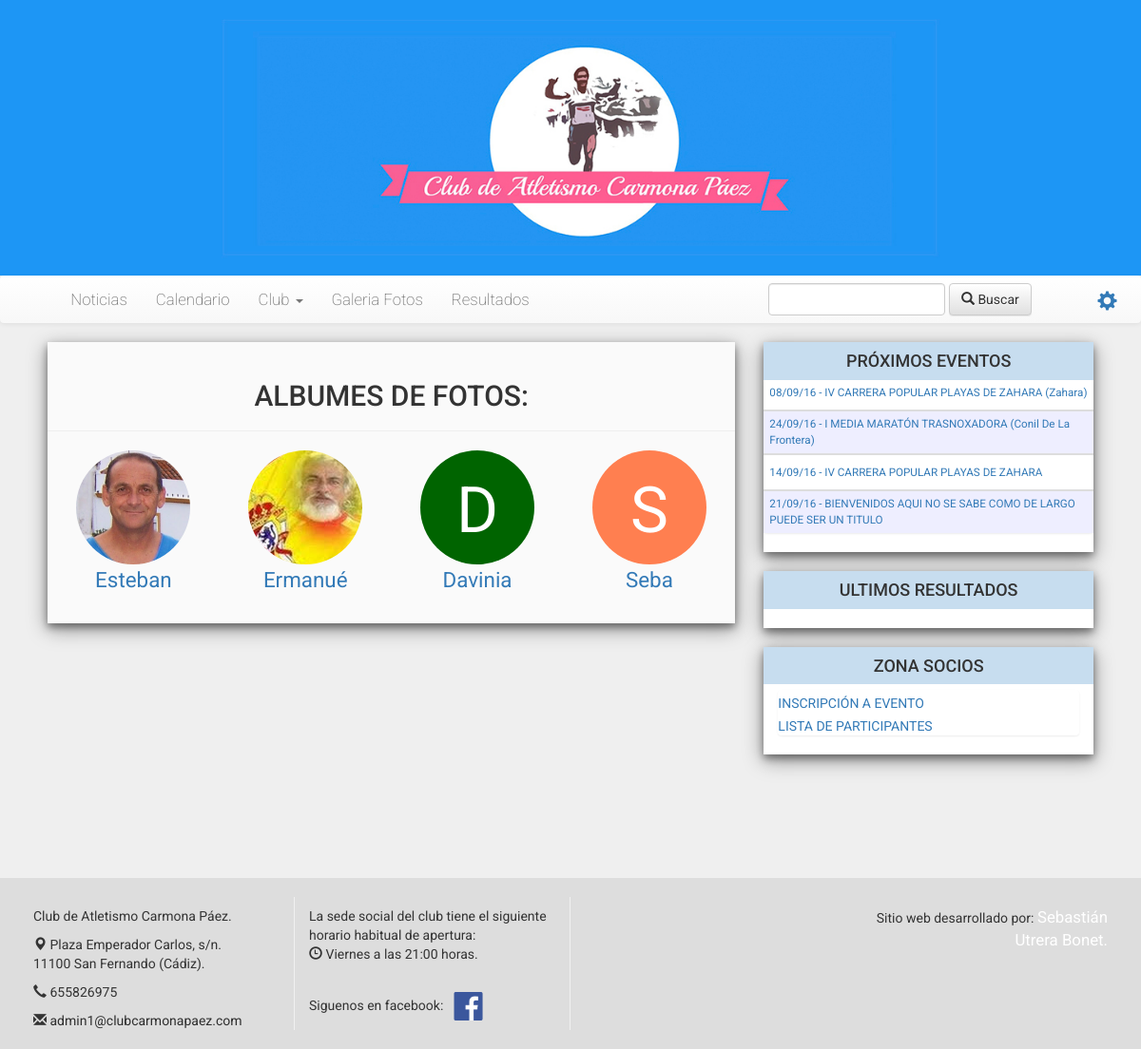
Screenshot of /galeria with the database file from the repository.
### clubcarmona/models.py (models this page shows, shortened)
class Carrera(models.Model):
	titulo = models.CharField(max_length=250)
	fecha = models.DateTimeField(default=timezone.now)
	foto = models.ImageField(upload_to='static/img/proximosEventos', default="nofoto.jpg", null=True)
	texto = RichTextField(max_length=99999999,blank=True, null=True)
	link = models.CharField(max_length=200, blank=True, null=True)
	ciudad = models.CharField(max_length=200, blank=True, null=True)
	provicia = models.CharField(max_length=200, default='Cádiz')
	distancia = models.IntegerField(blank=True, null=True)
	precio = models.FloatField(default=0, blank=True, null=True)
	tipo = models.ForeignKey(Tipo)
	galeria_fotos_1 = models.CharField(max_length=9999, null=True, blank=True)
	galeria_fotos_2 = models.CharField(blank=True, null=True,max_length=9999)
	galeria_fotos_3 = models.CharField(blank=True, null=True,max_length=9999)
	resultado = models.FileField(upload_to='static/resultados', null=True, blank=True)

class Albume(models.Model):
	nombre = models.CharField(max_length=250)
	direccion = models.CharField(max_length=400)
	foto = models.ImageField(default='nofoto.jpg',upload_to='static/img/fotografos', null=True)

### clubcarmona/views.py (the view)
# urls.py: url(r'^galeria$', views.galeria, name='galeria'),
def galeria(request):
    album = Albume.objects.all()
    hoy = timezone.datetime.today()
    carreras = Carrera.objects.all().order_by('fecha')[0:10:]
    proximos = Carrera.objects.filter(fecha__gte=datetime.today())[:7]
    carrera = Carrera.objects.all().order_by('fecha')
    dias = timezone.datetime.today()+timedelta(days=20)
    color = ['forestgreen','blueviolet','coral','deeppink','darkorange','darkgreen','crimson','deepskyblue']
    return render(request, 'Club/galeria.html',{'album':album,
                                                'color':color,
                                                'hoy'     : hoy,
                                                'carreras':carreras,
                                                'proximos':proximos,
                                                'dias':dias,
                                                'carrera':carrera,})

### clubcarmona/templates/Club/galeria.html
{% extends "Club/plantilla.html" %}
{% block content %}
            <div class="polaroid col-lg-12 col-xs-12 pull-left" style="margin-bottom:20px; padding: 20px 0;">
                {% if album.count > 0 %}
                    <h2 STYLE=" text-align: center">ALBUMES DE FOTOS:</h2>
                    <hr>
                    {% for a in album %}
                        <div style="margin: 0 auto">
                        {% if album.count <= 2 %}
                            <div class="col-lg-6 col-md-6 col-xs-6" ;
                                 style="margin: 0 auto ;margin-bottom: 10px; text-align: center; height: auto; font-size: 1.6em">
                        {% elif album.count == 3 %}
                            <div class="col-lg-4 col-md-4 col-xs-6" ;
                                 style="margin: 0 auto ;margin-bottom: 10px; text-align: center; height: auto; font-size: 1.6em">
                        {% elif album.count >= 4 %}
                            <div class="col-lg-3 col-md-4 col-xs-6" ;
                                 style="margin: 0 auto ;margin-bottom: 10px; text-align: center; height: auto; font-size: 1.6em">
                        {% endif %}
                        <a href="{{ a.direccion }}" target="_blank" style="text-decoration: none; ">
                            {% if a.foto == "nofoto.jpg" %}
                                <div class="img-circle"
                                     style="height: 120px; width: 120px; text-align: center;font-size:300%;  background-color: {{ color|random }}; color:white; padding-top: 15px; margin: auto">{{ a.nombre|slice:"1" }}</div>
                            {% else %}
                                <div><img src="{{ a.foto }}" class="img-circle"
                                          style="height: 120px; width: 120px; padding-top: 0px; margin: auto"></div>
                            {% endif %}
                            {{ a.nombre }}</a>
                        </div>
                        </div>
                    {% endfor %}
                {% else %}
                    <h2>NO HAY NINGUN ALBUM DE FOTO</h2>
                {% endif %}
    </div>
{% endblock %}

### clubcarmona/templates/Club/plantilla.html (shortened to what this page needs)
{% load staticfiles %}
<!DOCTYPE html>
<html lang="es">
<head>
    <link href="{% static 'css/bootstrap.min.css' %}" rel="stylesheet">
    <link href="{% static 'css/bootstrap-theme.min.css' %}" media="screen" rel="stylesheet" type="text/css">
    <link rel="stylesheet" href="//netdna.bootstrapcdn.com/bootstrap/3.1.0/css/bootstrap.min.css">
    <link rel="stylesheet" href="//netdna.bootstrapcdn.com/bootstrap/3.1.0/css/bootstrap-theme.min.css">
    <link href="{% static 'css/style.css' %}" media="screen" rel="stylesheet" type="text/css">
</head>
<body style="background-color:#efefef; background-size: cover;" id="inicio">
<header style="border: none; ">
    <div id="cabecera"
         style="background: url('/static/img/head2.jpg') center no-repeat; background-size: cover; height: 290px;"
         class="img-responsive">
    </div>
    <div class="navbar navbar-default nav" role="navigation" style="z-index: 1000; margin: 0; padding: 0; border: none">
        <div class="collapse navbar-collapse navbar-ex1-collapse"
             style="margin: 0; border-radius: 0px; margin-left: -15px">
            <ul class="nav navbar-nav" style="font-size: 1.2em; font-weight: 200; padding-left: 5%;">
                <li><a href="/">Noticias</a></li>
                <li><a href="{% url 'calendario' %}">Calendario</a></li>
                <li class="dropdown">
        <a href="#" class="dropdown-toggle" data-toggle="dropdown">
          Club <b class="caret"></b>
        </a>
      </li>
                <li><a href="{% url 'galeria' %}">Galeria Fotos</a></li>
                <li><a href="{% url 'resultados' %}">Resultados</a></li>
            </ul>
            <a id="admin" class="glyphicon glyphicon-cog navbar-right" style="margin: 10px; padding-top: 5px; font-size: 1.5em"
               href="../admin"></a>
            <form class="navbar-form navbar-right" role="search" style="padding-right:5%;" method="get"
                  action="{% url 'buscar' %}" id="bus">
                <div class="form-group">
                    <input type="text" id="buscar" name="buscar" value="" class="form-group form-control">
                </div>
                <button type="submit" class="btn btn-default" href="../buscar"><span
                        class="glyphicon glyphicon-search"></span> Buscar
                </button>
            </form>
        </div>
    </div>
</header>
<div class="container-fluid" id="bloque"
     style="background-color:transparent;   background-size: contain; padding: 20px; margin-top: 5px; margin-bottom: 90px; min-height: 382px; border: none">
    <div class="col-lg-12 col-md-12" style="margin-top:20px">
        <div class="col-lg-4 col-md-4 col-xs-12 col-xs-offset-0 pull-right" id="menu2" style="padding-bottom: 20px">
            <div class="col-lg-12 col-md-12 col-xs-12 polaroid" style="background-color: white; padding:0 0 0px 0">
                <h4 style="text-align: center; background-color: #c7ddef; margin:0; padding: 10px; cursor: default">
                    PRÓXIMOS EVENTOS</h4>
                <div class="col-lg-12" style="padding:0px; font-size: smaller ">
                    <ul class=" list-group">
                        {% for carrera in proximos %}
                            {% if carrera.fecha.date >= hoy.date and carrera.resultado == ''  %}
                                    <li class="list-unstyled" style="vertical-align: middle;background-color: {% cycle 'white' '#eef' %}; padding: 5px 6px">
                                        <a href="../carrera/{{ carrera.id }}">{{ carrera.fecha|date:'d/m/y' }}
                                            - {{ carrera.titulo|upper }}
                                            {% if carrera.ciudad != '' %}
                                                ({{ carrera.ciudad|title }})
                                            {% endif %}
                                        </a>
                                    </li>
                                    {% if forloop.last != True %}
                                        <hr style="padding: 0px; border: 1px solid #ddd; margin:{% cycle '5px 0 0 0' '0 0 5px 0' %}">
                                    {% endif %}
                            {% endif %}
                        {% endfor %}
                    </ul>
                </div>
            </div>
            <div class="col-lg-12 col-md-12 col-xs-12 polaroid"
                 style="background-color: white; margin:  20px 0; padding: 0 0 0px 0">
                <h4 style="text-align: center; background-color: #c7ddef; margin:0; padding: 10px; cursor: default">ULTIMOS
                    RESULTADOS</h4>
                <div class="col-lg-12" style="padding:0px; font-size: smaller">
                </div>
            </div>
            <div class="col-lg-12 col-md-12 col-xs-12 polaroid"
                 style="background-color: white; margin:0; padding: 0 0 0px 0">
                <h4 style="text-align: center; background-color: #c7ddef; margin:0; padding: 10px; cursor: default">ZONA
                    SOCIOS</h4>
                <div class="col-lg-12" style="padding-top:6px;">
                    <ul class=" list-group">
                        <li class="list-unstyled" style="vertical-align: middle; padding: 4px 0 0">
                            <a href="../inscripcion">INSCRIPCIÓN A EVENTO</a>
                        </li>
                        <li class="list-unstyled" style="vertical-align: middle; padding: 4px 0 0">
                            <a href="../listaparticipantes">LISTA DE PARTICIPANTES</a>
                        </li>
                    </ul>
                </div>
            </div>
        </div>
        <div class="col-lg-8 col-md-8 col-xs-12 pull-left">
            {% block content %}
            {% endblock %}
        </div>
    </div>
</div>
<footer class="col-lg-12" style="height: auto; background-color: #ddd; padding: 20px;">
    <div class="col-lg-3" style="padding-top: 10px;height: 140px; border-right: 0.05em solid #f0f0f0">
        <p>Club de Atletismo Carmona Páez.</p>
        <p><span class="glyphicon glyphicon-map-marker"></span> Plaza Emperador Carlos, s/n.<br> 11100 San Fernando
            (Cádiz).</p>
        <p><span class="glyphicon glyphicon-earphone"></span> 655826975</p>
        <p><span class="glyphicon glyphicon-envelope"></span><a href="mailto:admin1@clubcarmonapaez.com"
                                                                style="color: #2e2e2e"> admin1@clubcarmonapaez.com</a>
        </p>
    </div>
    <div class="col-lg-3" style="border-right:0.05em solid #f0f0f0; padding-top: 10px; height: 140px;">
        <p>La sede social del club tiene el siguiente horario habitual de apertura:<br><span
                class="glyphicon glyphicon-time"></span> Viernes a las 21:00 horas. </p><br>
        <p>Siguenos en facebook: <a href="https://www.facebook.com/groups/264525040262137/?fref=ts" target="_blank">
            <img src="../static/img/face.png" ; width="45px" ; height="30px"/> </a></p>
    </div>
    <div class="col-lg-3" style="text-align: right; padding-top: 10px">
    </div>
    <div class="col-lg-3" style="text-align: right; padding-top: 10px">
        <p>Sitio web desarrollado por: <a href="mailto:sebastianutrerabonet@gmail.com"
                                          style="color: #fff; font-size: larger">Sebastián Utrera Bonet.</a></p>
    </div>
</footer>
</body>

### static/css/style.css (style rules this page uses)
div.polaroid { background-color: rgba(250,250,250,0.98); box-shadow: 0 4px 8px 0 rgba(0, 0, 0, 0.4), 0 6px 20px 0 rgba(0, 0, 0, 0.4); }
body { background:#FFFFFA; padding: 0; margin: 0; font-family: 'Roboto'; }
header { margin: 0; padding: 0; height: 90px; }
#menu2 { position: static; top: 150px; right: 0px; }

### rows the page displays
Carrera: fecha "08/09/16", titulo "IV CARRERA POPULAR PLAYAS DE ZAHARA", ciudad "Zahara"
Carrera: fecha "24/09/16", titulo "I MEDIA MARATÓN TRASNOXADORA", ciudad "Conil De La Frontera"
Carrera: fecha "14/09/16", titulo "IV CARRERA POPULAR PLAYAS DE ZAHARA"
Carrera: fecha "21/09/16", titulo "BIENVENIDOS AQUI NO SE SABE COMO DE LARGO PUEDE SER UN TITULO"
Albume: foto (picture), nombre "Esteban"
Albume: foto (picture), nombre "Ermanué"
Albume: nombre "D", nombre "Davinia"
Albume: nombre "S", nombre "Seba"
